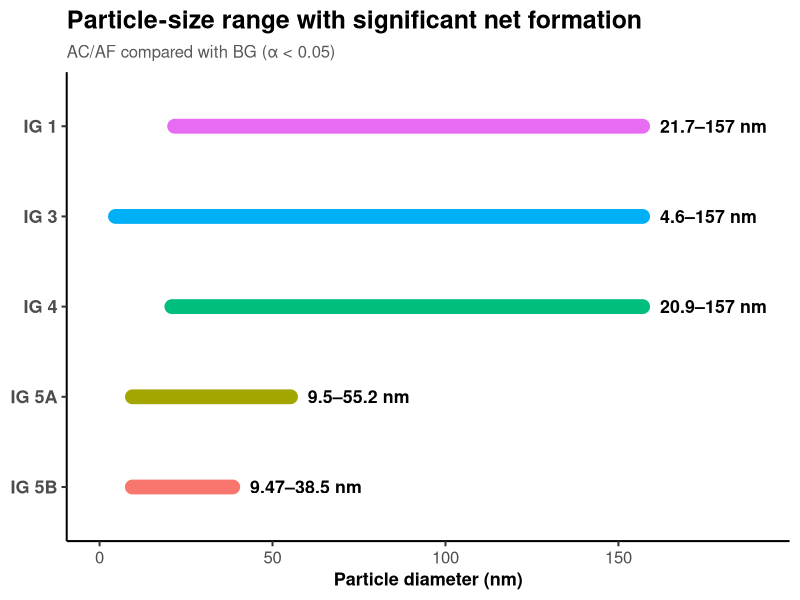

Source code (R):
library(readxl)
library(dplyr)
library(ggplot2)
library(forcats)

size_df <- read_excel(
  "Waring_Table3_Phase2_Data.xlsx",
  sheet = "Table3_Data"
)

size_df <- size_df %>%
  mutate(
    `Air Cleaner` = factor(
      `Air Cleaner`,
      levels = rev(c(
        "IG 1", "IG 3", "IG 4",
        "IG 5A", "IG 5B"
      ))
    )
  )

ggplot(
  size_df,
  aes(y = `Air Cleaner`)
) +
  
  # Significant particle-size range
  geom_segment(
    aes(
      x = `Net Formation Min (nm)`,
      xend = `Net Formation Max (nm)`,
      yend = `Air Cleaner`,
      color = `Air Cleaner`
    ),
    linewidth = 5,
    lineend = "round"
  ) +
  
  # Starting point
  geom_point(
    aes(
      x = `Net Formation Min (nm)`,
      color = `Air Cleaner`
    ),
    size = 3
  ) +
  
  # Ending point
  geom_point(
    aes(
      x = `Net Formation Max (nm)`,
      color = `Air Cleaner`
    ),
    size = 3
  ) +
  
  # Range labels
  geom_text(
    aes(
      x = `Net Formation Max (nm)` + 5,
      label = paste0(
        `Net Formation Min (nm)`,
        "–",
        `Net Formation Max (nm)`,
        " nm"
      )
    ),
    hjust = 0,
    size = 4.5,
    fontface = "bold",
    show.legend = FALSE
  ) +
  
  scale_x_continuous(
    limits = c(0, 190),
    breaks = c(0, 50, 100, 150)
  ) +
  
  labs(
    title = "Particle-size range with significant net formation",
    subtitle = "AC/AF compared with BG (α < 0.05)",
    x = "Particle diameter (nm)",
    y = NULL
  ) +
  
  guides(color = "none") +
  
  theme_classic(base_size = 15) +
  
  theme(
    plot.title = element_text(
      face = "bold",
      size = 18
    ),
    
    plot.subtitle = element_text(
      size = 12,
      color = "grey35"
    ),
    
    axis.text.y = element_text(
      face = "bold",
      size = 13
    ),
    
    axis.text.x = element_text(
      size = 12
    ),
    
    axis.title.x = element_text(
      face = "bold",
      size = 13
    )
  )
